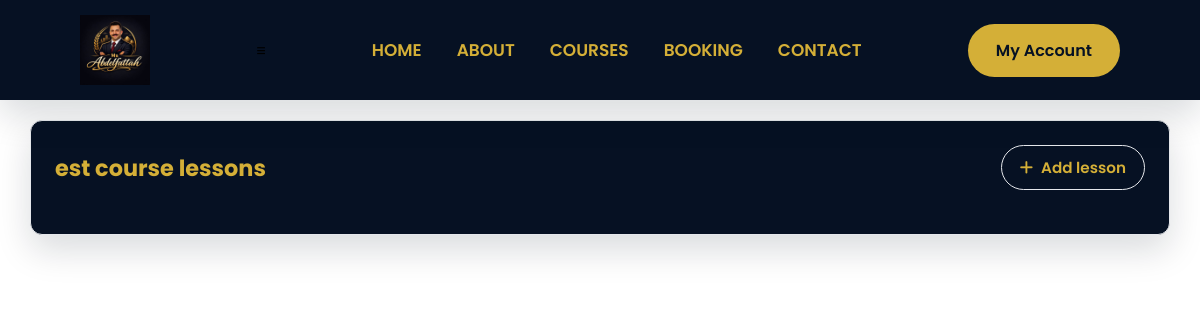
/admin/recorded/1/lesson (signed in), run on an earlier commit of the app's database.
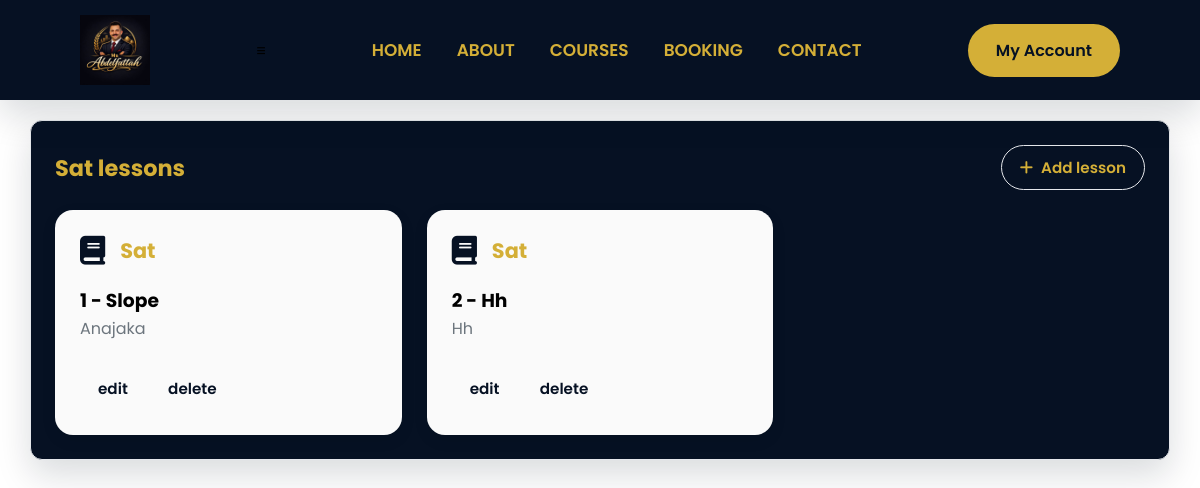
And on a later commit of the database.
### models/recorded.py (models this page shows)
class Recorded(db.Model):
    __tablename__ = "recorded"
    id = db.Column(db.Integer, primary_key=True)
    title = db.Column(db.String(100), nullable=False)
    description = db.Column(db.Text)
    price = db.Column(db.Float, nullable=True)
    thumbnail = db.Column(db.String(255), nullable=True)
    lessons = db.relationship("Lessons", backref="recorded", cascade="all, delete-orphan")
    purchase = db.relationship("Purchase", backref="recorded", lazy=True)

### models/lesson.py (models this page shows)
class Lessons(db.Model):
    __tablename__ = "lessons"
    id = db.Column(db.Integer, primary_key=True)
    title = db.Column(db.String(100), nullable=False)
    video_links = db.Column(db.Text, nullable=False)
    lesson_order = db.Column(db.Integer,nullable=True)
    recorded_course_id = db.Column(db.Integer, db.ForeignKey("recorded.id"), nullable=False )

### routes/recorded.py (the view)
@recorded.route("/admin/recorded/<int:id>/lesson", methods=["POST", "GET"])
@login_required
@admin_required
def lessons(id):
    recorded = Recorded.query.get_or_404(id)
    lessons = Lessons.query.filter_by(
        recorded_course_id=id
    ).order_by(Lessons.lesson_order).all()
    return render_template("admin/lessons.html" ,recorded=recorded ,lesson=lessons ,name= "recorded")

### file.py (called while the page is built)
@login_manager.user_loader
def load_user(user_id):
    return db.session.get(User, int(user_id))

### templates/admin/lessons.html
{% extends "base.html"%}
{%block body%}
<div class="admin-container">
    <div class="card-admin">
        <div class="card-header">
            <h2 class="card-title">{{recorded.title}} lessons</h2>
            <a href="{{ url_for('recorded.add_lesson', id=recorded.id)}}" class="btn-admin outline-btn">
                <i class="fa-solid fa-plus"></i>
                Add lesson
            </a>
        </div>
        <div class="course-grid">
     {% for lesson in lesson%}
            <div class="course-card">
           <div class="course-card-header">
              <i class="fa-solid fa-book"></i>
              <h3>{{recorded.title}}</h3>
           </div>
           <h3>{{lesson.lesson_order}} - {{lesson.title}}</h3>
           <p>{{lesson.video_links}}</p>
            <a href="{{ url_for('recorded.edit_lesson', id=lesson.id)}}" class="btn-admin btn-outline">edit</a>
            <a href="{{ url_for('recorded.delete_lesson', id=lesson.id)}}" class="btn-admin btn-outline">delete</a>
       </div>
     {%endfor%}
  </div>
</div>
{%endblock%}

What changed in the data, as far as the page shows it:
changed Recorded: title "est course" → "Sat"
added Lessons: {{ recorded.title }} "Sat", lesson_order "1", title "Slope", video_links "Anajaka"
added Lessons: {{ recorded.title }} "Sat", lesson_order "2", title "Hh", video_links "Hh"
